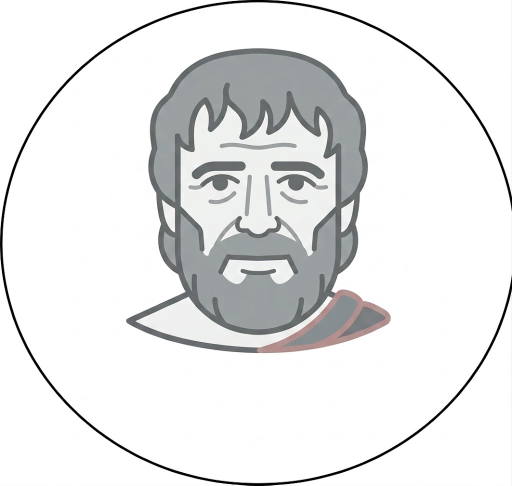
#> input picture seneca.jpg, 1024 x 971 px (shown at 1/2 size)
$ python build_logo.py
#> lines starting #> are read from the running program, lines starting #| are printed output that depends on the picture
"""seneca.jpg → 투명 PNG + favicon 세트.

원본 1024×1024 RGB JPG (검은 원 안의 세네카 일러스트)에서:
1. 원형 마스크로 검은 원 테두리 제거 (마스크 외부는 알파 0)
2. 흰 배경 제거 (마스크 내부에서 R,G,B ≥ 245인 픽셀의 알파 0)
3. 알파 > 0 픽셀의 bounding box 검출 → 패딩 후 크롭
4. logo.png 저장
5. 정사각 패딩 후 LANCZOS 다운스케일하여 favicon 4종 생성
6. ICO는 16/32/48 멀티 해상도

run: python assets/build_logo.py
"""
from pathlib import Path
from PIL import Image

ROOT = Path(__file__).resolve().parent.parent
SRC = ROOT / "seneca.jpg"
OUT = ROOT / "assets"
OUT.mkdir(exist_ok=True)


def main() -> None:
    src = Image.open(SRC).convert("RGBA")
    w, h = src.size
#> w = 1024; h = 971
    print(f"source: {w}×{h}")
#| source: 1024×971

    # 1. circular mask — clear pixels outside radius 478 from center
    cx, cy = w // 2, h // 2
#> cx = 512; cy = 485
    radius = 478
    px = src.load()
    for y in range(h):
        dy = y - cy
        for x in range(w):
            dx = x - cx
            if dx * dx + dy * dy > radius * radius:
                px[x, y] = (0, 0, 0, 0)
                continue
            r, g, b, _ = px[x, y]
            # 2. white background → transparent
            if r >= 245 and g >= 245 and b >= 245:
                px[x, y] = (r, g, b, 0)

    # 3. crop to bbox
    bbox = src.getbbox()
#> bbox = (252, 96, 782, 708)
    print(f"bbox after crop: {bbox}")
#| bbox after crop: (252, 96, 782, 708)
    cropped = src.crop(bbox).copy()
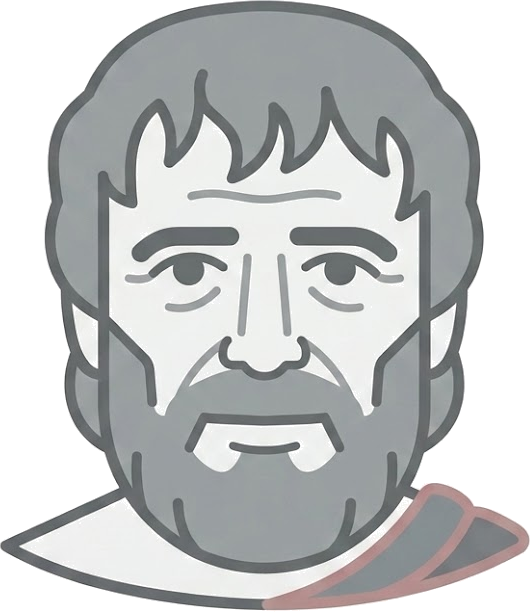
#> cropped: PIL image 530x612 RGBA; mean R, G, B, A 192.7, 194.6, 194.9, 182.1; transparent parts drawn white
    # add small padding
    pad = 8
    pw, ph = cropped.size
#> pw = 530; ph = 612
    padded = Image.new("RGBA", (pw + 2 * pad, ph + 2 * pad), (0, 0, 0, 0))
#> padded: PIL image 546x628 RGBA; every value is 0
    padded.paste(cropped, (pad, pad), cropped)
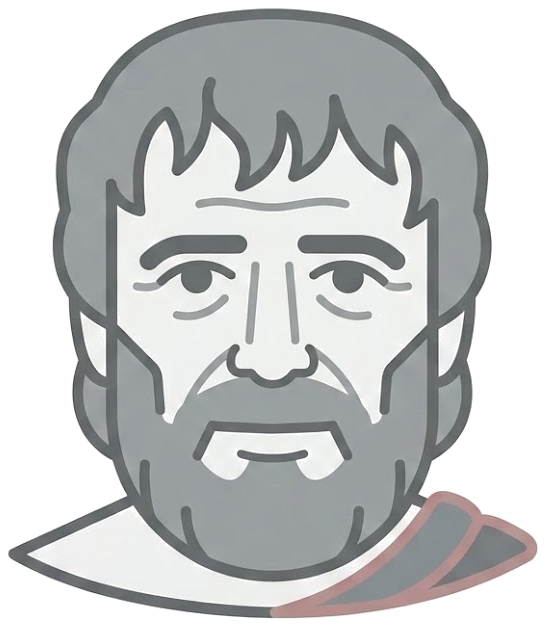
#> padded: PIL image 546x628 RGBA; mean R, G, B, A 113.5, 115.2, 115.5, 172.2; transparent parts drawn white
    print(f"logo size: {padded.size}")
#| logo size: (546, 628)

    logo_path = OUT / "logo.png"
    padded.save(logo_path, "PNG", optimize=True)
    print(f"wrote {logo_path}")

    # 4. favicons — square pad to a 1:1 canvas first
    sq_side = max(padded.size)
#> sq_side = 628
    sq = Image.new("RGBA", (sq_side, sq_side), (0, 0, 0, 0))
#> sq: PIL image 628x628 RGBA; every value is 0
    sq.paste(padded, ((sq_side - padded.size[0]) // 2, (sq_side - padded.size[1]) // 2), padded)
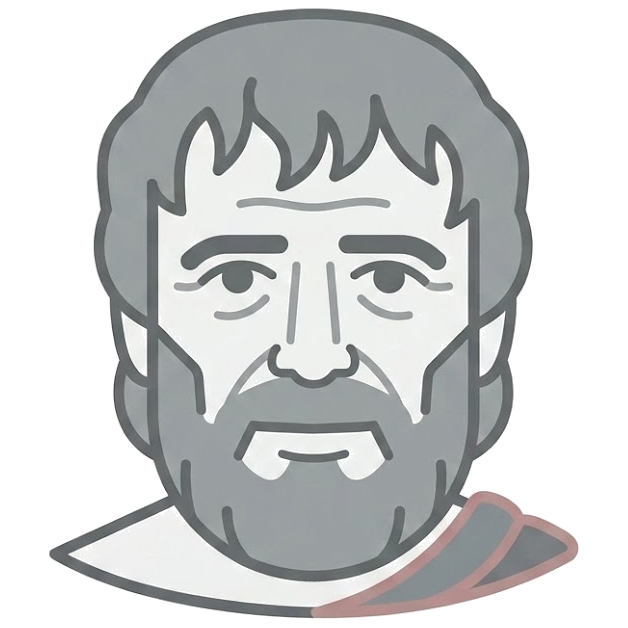
#> sq: PIL image 628x628 RGBA; mean R, G, B, A 98.7, 100.2, 100.5, 149.8; transparent parts drawn white

    fav32 = sq.resize((32, 32), Image.LANCZOS)
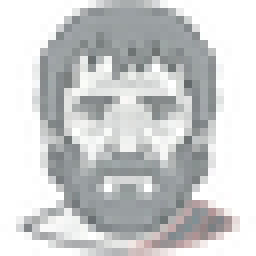
#> fav32: PIL image 32x32 RGBA (shown 8 times larger); mean R, G, B, A 118.1, 119.1, 119.5, 149.8; transparent parts drawn white
    fav32.save(OUT / "favicon-32.png", "PNG", optimize=True)
    print(f"wrote {OUT / 'favicon-32.png'}")

    fav180 = sq.resize((180, 180), Image.LANCZOS)
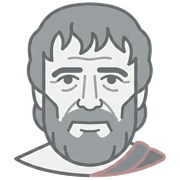
#> fav180: PIL image 180x180 RGBA; mean R, G, B, A 106, 107.5, 107.8, 149.4; transparent parts drawn white
    fav180.save(OUT / "favicon-180.png", "PNG", optimize=True)
    print(f"wrote {OUT / 'favicon-180.png'}")

    # 5. ICO — multi-resolution
    ico_path = OUT / "favicon.ico"
    fav32.save(ico_path, sizes=[(16, 16), (32, 32), (48, 48)])
    print(f"wrote {ico_path}")


if __name__ == "__main__":
    main()
